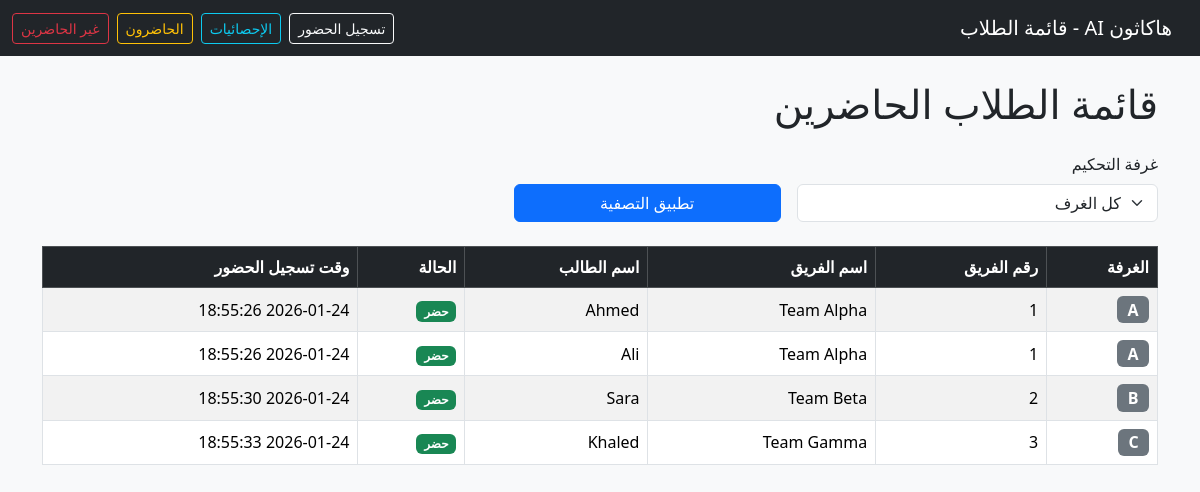
/students?status=present, run on an earlier commit of the app's database.
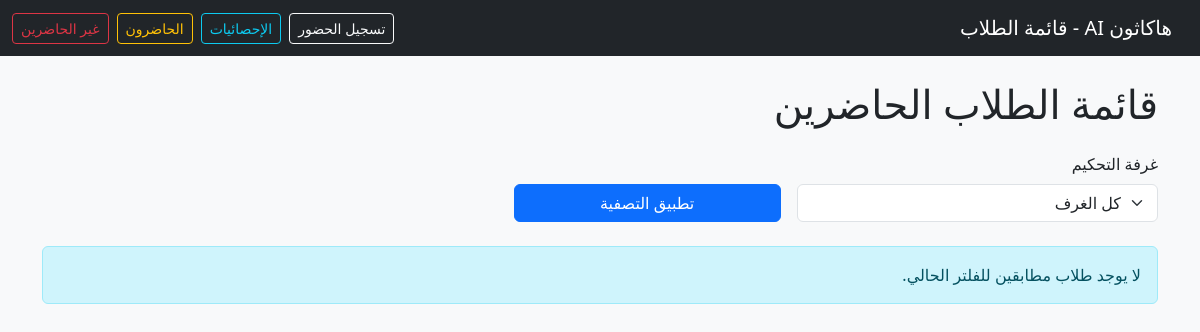
And on a later commit of the database.
### tables this page shows
CREATE TABLE students (
            id INTEGER PRIMARY KEY AUTOINCREMENT,
            name TEXT NOT NULL,
            team_id INTEGER NOT NULL,
            checked_in INTEGER NOT NULL DEFAULT 0,
            checkin_time TEXT,
            university TEXT,
            FOREIGN KEY (team_id) REFERENCES teams (id)
        );

CREATE TABLE teams (
            id INTEGER PRIMARY KEY,
            team_name TEXT NOT NULL,
            room TEXT NOT NULL
        );

### app.py (the view)
@app.route("/students")
def students_list():
    conn = get_db_connection()
    status = request.args.get("status", "all")
    room = request.args.get("room", "").strip().upper()
    sql = """
        SELECT
            students.id,
            students.name,
            students.university,
            students.checked_in,
            students.checkin_time,
            teams.id AS team_id,
            teams.team_name,
            teams.room
        FROM students
        JOIN teams ON students.team_id = teams.id
        WHERE 1 = 1
    """
    params = []
    if status == "present":
        sql += " AND students.checked_in = 1"
    elif status == "absent":
        sql += " AND students.checked_in = 0"
    if room in ("A", "B", "C", "D"):
        sql += " AND teams.room = ?"
        params.append(room)
    sql += " ORDER BY teams.room, teams.id, students.id"
    students = conn.execute(sql, params).fetchall()
    conn.close()
    return render_template(
        "students_list.html",
        students=students,
        status=status,
        room=room,
    )

### app.py (called while the page is built)
def get_db_connection():
    conn = sqlite3.connect(DB_NAME)
    conn.row_factory = sqlite3.Row
    conn.execute("PRAGMA foreign_keys = ON;")
    return conn

### templates/students_list.html (shortened to what this page needs)
<!DOCTYPE html>
<html lang="ar" dir="rtl">
<head>
    <link
        href="https://cdn.jsdelivr.net/npm/bootstrap@5.3.2/dist/css/bootstrap.min.css"
        rel="stylesheet"
    >
</head>
<body class="bg-light">
<nav class="navbar navbar-expand-lg navbar-dark bg-dark mb-4">
    <div class="container-fluid">
        <a class="navbar-brand" href="{{ url_for('checkin') }}">هاكاثون AI - قائمة الطلاب</a>
        <div class="d-flex gap-2">
            <a class="btn btn-outline-light btn-sm" href="{{ url_for('checkin') }}">تسجيل الحضور</a>
            <a class="btn btn-outline-info btn-sm" href="{{ url_for('stats') }}">الإحصائيات</a>
            <a class="btn btn-outline-warning btn-sm"
               href="{{ url_for('students_list', status='present') }}">
                الحاضرون
            </a>
            <a class="btn btn-outline-danger btn-sm"
               href="{{ url_for('students_list', status='absent') }}">
                غير الحاضرين
            </a>
        </div>
    </div>
</nav>
<div class="container">
    <h1 class="mb-4">
        {% if status == 'present' %}
            قائمة الطلاب الحاضرين
        {% elif status == 'absent' %}
            قائمة الطلاب الذين لم يحضروا
        {% else %}
            قائمة جميع الطلاب
        {% endif %}
    </h1>
    <form method="get" action="{{ url_for('students_list') }}" class="row g-3 mb-4">
        <div class="col-md-4">
            <label class="form-label">غرفة التحكيم</label>
            <select name="room" class="form-select">
                <option value="">كل الغرف</option>
            </select>
        </div>
        <div class="col-md-3 d-flex align-items-end">
            <button type="submit" class="btn btn-primary w-100">تطبيق التصفية</button>
        </div>
    </form>
    {% if students %}
    <div class="table-responsive">
        <table class="table table-striped table-bordered align-middle">
            <thead class="table-dark">
                <tr>
                    <th>الغرفة</th>
                    <th>رقم الفريق</th>
                    <th>اسم الفريق</th>
                    <th>اسم الطالب</th>
                    <th>الحالة</th>
                    <th>وقت تسجيل الحضور</th>
                </tr>
            </thead>
            <tbody>
                {% for s in students %}
                <tr>
                    <td><span class="badge bg-secondary fs-6">{{ s['room'] }}</span></td>
                    <td>{{ s['team_id'] }}</td>
                    <td>{{ s['team_name'] }}</td>
                    <td>{{ s['name'] }}</td>
                    <td>
                        {% if s['checked_in'] %}
                            <span class="badge bg-success">حضر</span>
                        {% else %}
                            <span class="badge bg-danger">لم يحضر</span>
                        {% endif %}
                    </td>
                    <td>
                        {% if s['checkin_time'] %}
                            {{ s['checkin_time'] }}
                        {% else %}
                            -
                        {% endif %}
                    </td>
                </tr>
                {% endfor %}
            </tbody>
        </table>
    </div>
    {% else %}
        <div class="alert alert-info">
            لا يوجد طلاب مطابقين للفلتر الحالي.
        </div>
    {% endif %}
</div>
</body>
</html>

What changed in the data, as far as the page shows it:
no longer on this page (row edited): students: room "A", team_id "1", team_name "Team Alpha", name "Ahmed", checked_in "حضر", checkin_time "2026-01-24 18:55:26"
no longer on this page (row edited): students: room "A", team_id "1", team_name "Team Alpha", name "Ali", checked_in "حضر", checkin_time "2026-01-24 18:55:26"
no longer on this page (row edited): students: room "B", team_id "2", team_name "Team Beta", name "Sara", checked_in "حضر", checkin_time "2026-01-24 18:55:30"
no longer on this page (row edited): students: room "C", team_id "3", team_name "Team Gamma", name "Khaled", checked_in "حضر", checkin_time "2026-01-24 18:55:33"
Also different on the page:
text no longer shown: "الغرفة رقم الفريق اسم الفريق اسم الطالب الحالة وقت تسجيل الحضور"
text now shown: "لا يوجد طلاب مطابقين للفلتر الحالي."
